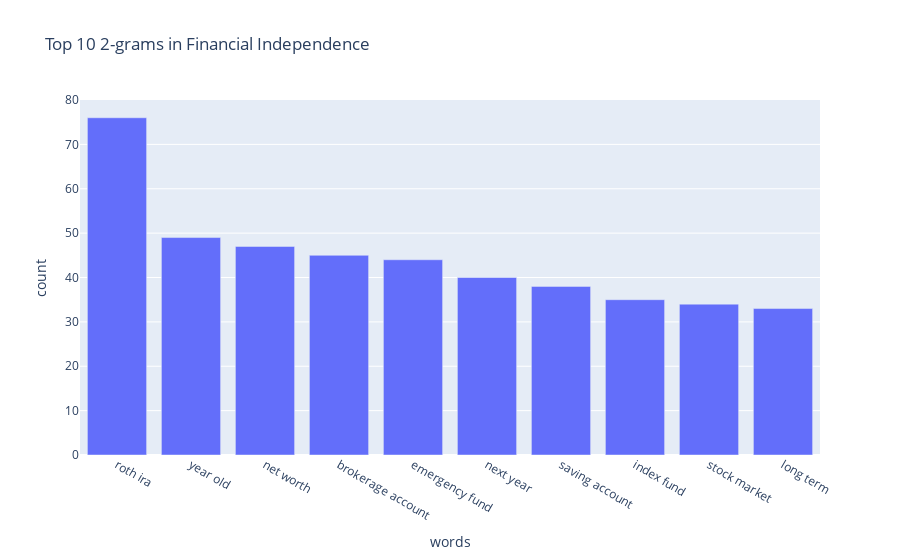

Notebook cell for this chart:
### Code cell
fig = px.bar(counts_df2.head(10), x='words', y='count', title="Top 10 2-grams in Financial Independence")
fig.show()

### Figure 1 — Plotly figure (JSON) as saved in the notebook; plotly's stock layout.template omitted (floating-point values rounded to 4 significant figures)
{"data": [{"alignmentgroup": "True", "hovertemplate": "words=%{x}<br>count=%{y}<extra></extra>", "legendgroup": "", "marker": {"color": "#636efa"}, "name": "", "offsetgroup": "", "orientation": "v", "showlegend": false, "textposition": "auto", "type": "bar", "x": ["roth ira", "year old", "net worth", "brokerage account", "emergency fund", "next year", "saving account", "index fund", "stock market", "long term"], "xaxis": "x", "y": [76, 49, 47, 45, 44, 40, 38, 35, 34, 33], "yaxis": "y"}], "layout": {"barmode": "relative", "legend": {"tracegroupgap": 0}, "title": {"text": "Top 10 2-grams in Financial Independence"}, "xaxis": {"anchor": "y", "domain": [0, 1], "title": {"text": "words"}}, "yaxis": {"anchor": "x", "domain": [0, 1], "title": {"text": "count"}}}}
